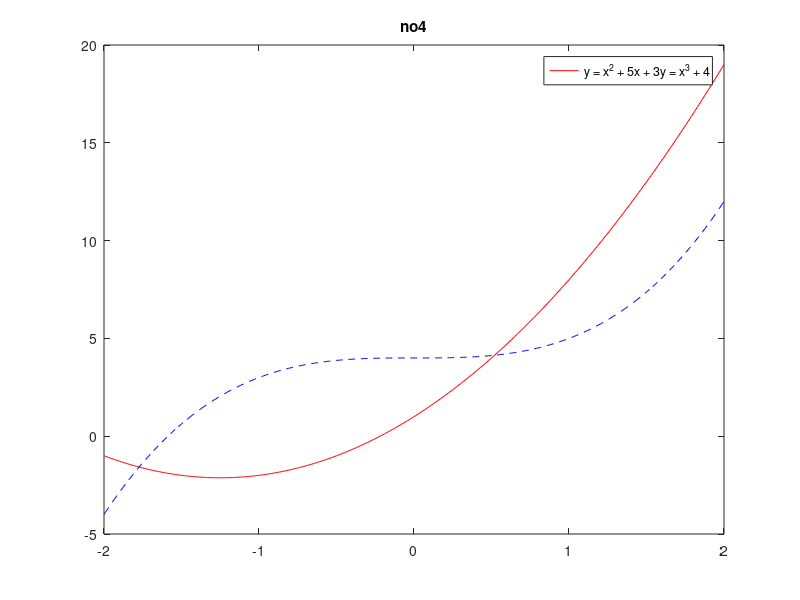
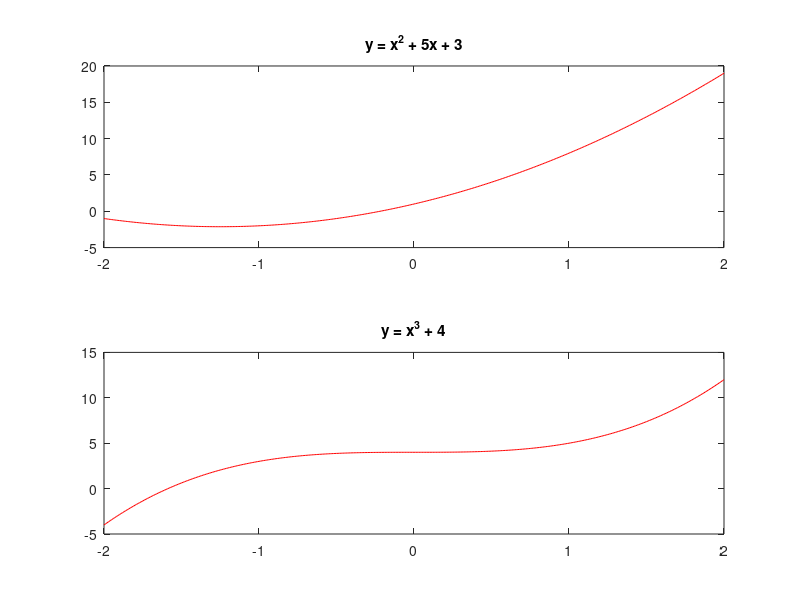

Write MATLAB code to recreate these figures, in order. (Note: this script raises an error after producing the figures.)
% CPE 3103 - FUNDAMENTALS OF MIXED SIGNALS AND SENSORS
% Group 1   MW 10:30 AM - 1:30 PM LBCEAC2 TC
% Laboratory Exercise 1.a
% Sarcol, Joshua S      BS-CpE 3        2025/09/03

clc
clear

% 1a
A = [2110 - 34];
B = [3 - 13205];
no1a = A - B

% 1b
A = [1230];
B = [130 - 4];
no1b = 3.*A - 2.*B

% 1c
A = [2110 - 34];
B = [3 - 13205];
no1c = 5.*A - 2.*B

% 2
A = [1230];
B = [2 - 134];
C = [2 - 2134 - 1];
no2 = C.*(A + B)

% 3
no3 = C.*A + C.*B

% 4
x = -2:0.01:2;
a = polyval([2 5 1], x);
b = polyval([1 0 0 4], x);

figure(1)
plot(x, a, "r")
hold on
plot(x, b, "b--")
legend(["y = x^2 + 5x + 3" "y = x^3 + 4"])
title("no4")
hold off

% 5
figure(2)
subplot(2, 1, 1)
plot(x, a, "r")
title("y = x^2 + 5x + 3")

subplot(2, 1, 2)
plot(x, b, "r")
title("y = x^3 + 4")

sgtitle("no5")

% 6a
p1 = [1 32 8 85 4 1 3 1];
no6a = roots(p1)

% 6b
p2 = [3 -1 24 9 7 2];
no6b = roots(p2)

% 6c
p3 = [1 77 11 1];
no6c = roots(p3)

% 7a
no7a = conv(p1, p2)

% 7b
no7b = conv(p1, p3)

% 7c
no7c = conv(p2, p3)